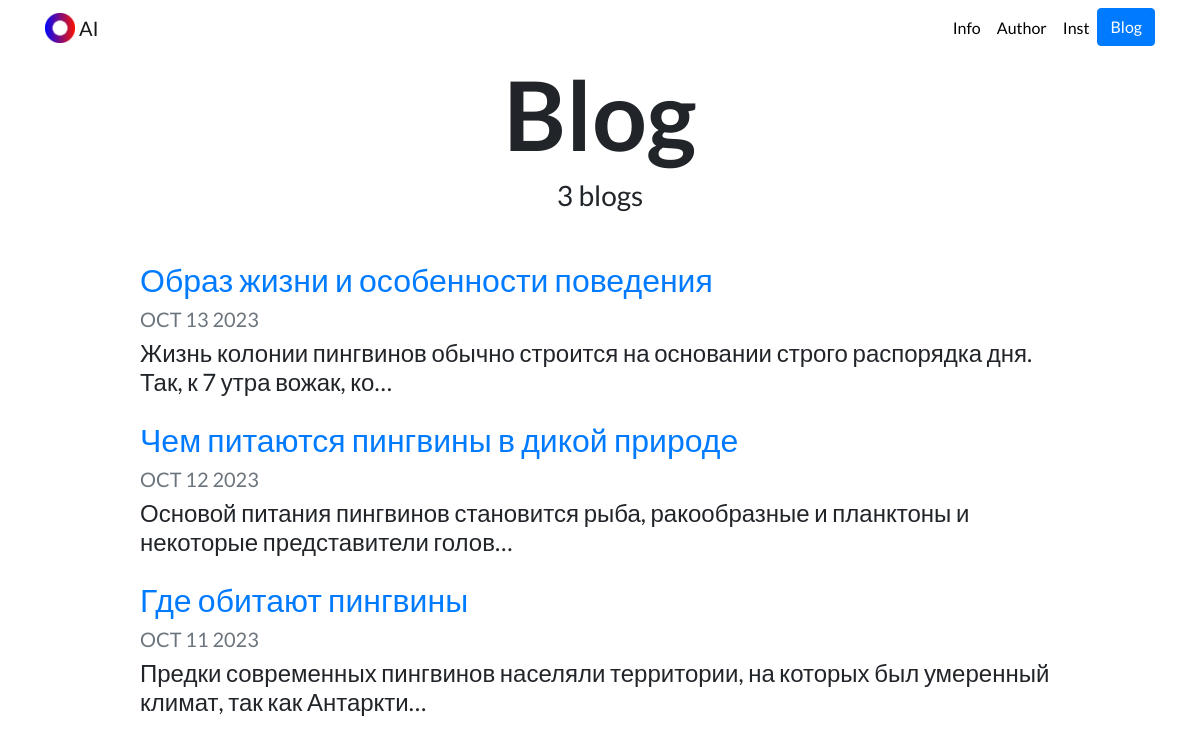
Screenshot of /blog/ with the database file from the repository.
### blog/models.py (models this page shows, shortened)
class Blog(models.Model):
    title = models.CharField(max_length=200)
    description = models.TextField()
    date = models.DateField()

### blog/views.py (the view)
# urls.py: path('', views.all_blogs, name='all_blogs'),
def all_blogs(request):
    blogs = Blog.objects.order_by('-date')
    return render(request, 'blog/all_blogs.html', {'blogs':blogs})

### blog/templates/blog/all_blogs.html
{% extends "portfolio/base.html" %}
{% load static %}
{% block content %}
<h1 id="blogtitle" class="font-weight-bold text-center">Blog</h1>
<h3 class="text-center mb-5">{{ blogs.count }} blog{{ blogs.count|pluralize }}</h3>
{% for blog in blogs %}
<div class="row justify-content-center my-3">
  <div class="col-md-10">
    <a href="{% url 'blog:detail' blog.id %}">
      <h2>{{ blog.title }}</h2>
    </a>
    <h5 class="text-muted">{{ blog.date|date:'M d Y'|upper }}</h5>
    <h4>{{ blog.description|striptags|truncatechars:100 }}</h4>
  </div>
</div>
{% endfor %}
{% endblock %}

### portfolio/static/portfolio/custom.css (style rules this page uses)
body { font-family: 'Lato', sans-serif; }
#blogtitle { font-size: 6rem; }

### rows the page displays
Blog: title "Образ жизни и особенности поведения", date "OCT 13 2023", description "Жизнь колонии пингвинов обычно строится на основании строго распорядка дня. Так, к 7 утра вожак, ко…"
Blog: title "Чем питаются пингвины в дикой природе", date "OCT 12 2023", description "Основой питания пингвинов становится рыба, ракообразные и планктоны и некоторые представители голов…"
Blog: title "Где обитают пингвины", date "OCT 11 2023", description "Предки современных пингвинов населяли территории, на которых был умеренный климат, так как Антаркти…"

### other values shown
{{ blogs.count }} "3"
